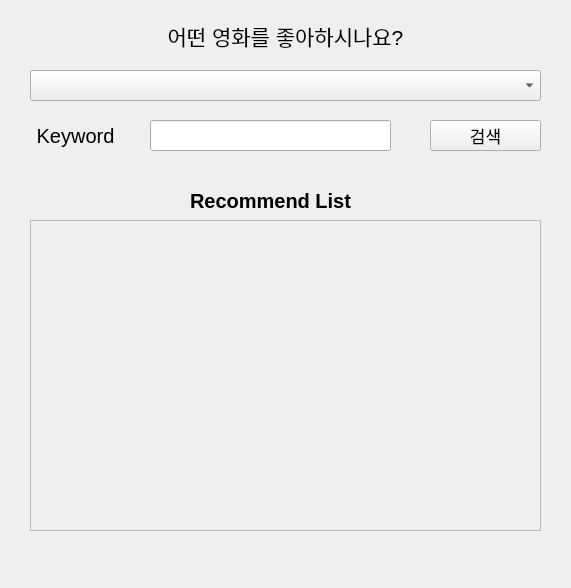
<?xml version="1.0" encoding="UTF-8"?>
<ui version="4.0">
 <class>Form</class>
 <widget class="QWidget" name="Form">
  <property name="geometry">
   <rect>
    <x>0</x>
    <y>0</y>
    <width>571</width>
    <height>588</height>
   </rect>
  </property>
  <property name="font">
   <font>
    <pointsize>15</pointsize>
   </font>
  </property>
  <property name="windowTitle">
   <string>Form</string>
  </property>
  <widget class="QLabel" name="label">
   <property name="geometry">
    <rect>
     <x>130</x>
     <y>20</y>
     <width>311</width>
     <height>31</height>
    </rect>
   </property>
   <property name="font">
    <font>
     <pointsize>16</pointsize>
    </font>
   </property>
   <property name="text">
    <string>어떤 영화를 좋아하시나요?</string>
   </property>
   <property name="alignment">
    <set>Qt::AlignCenter</set>
   </property>
  </widget>
  <widget class="QComboBox" name="cb_title">
   <property name="geometry">
    <rect>
     <x>30</x>
     <y>70</y>
     <width>511</width>
     <height>31</height>
    </rect>
   </property>
   <property name="font">
    <font>
     <pointsize>12</pointsize>
    </font>
   </property>
  </widget>
  <widget class="QLineEdit" name="le_keyword">
   <property name="geometry">
    <rect>
     <x>150</x>
     <y>120</y>
     <width>241</width>
     <height>31</height>
    </rect>
   </property>
   <property name="font">
    <font>
     <pointsize>12</pointsize>
    </font>
   </property>
  </widget>
  <widget class="QPushButton" name="btn_recommend">
   <property name="geometry">
    <rect>
     <x>430</x>
     <y>120</y>
     <width>111</width>
     <height>31</height>
    </rect>
   </property>
   <property name="font">
    <font>
     <pointsize>13</pointsize>
    </font>
   </property>
   <property name="text">
    <string>검색</string>
   </property>
  </widget>
  <widget class="QLabel" name="lb_recommendation">
   <property name="geometry">
    <rect>
     <x>30</x>
     <y>220</y>
     <width>511</width>
     <height>311</height>
    </rect>
   </property>
   <property name="font">
    <font>
     <pointsize>15</pointsize>
    </font>
   </property>
   <property name="frameShape">
    <enum>QFrame::StyledPanel</enum>
   </property>
   <property name="midLineWidth">
    <number>0</number>
   </property>
   <property name="text">
    <string/>
   </property>
   <property name="alignment">
    <set>Qt::AlignLeading|Qt::AlignLeft|Qt::AlignTop</set>
   </property>
  </widget>
  <widget class="QLabel" name="label_2">
   <property name="geometry">
    <rect>
     <x>30</x>
     <y>120</y>
     <width>91</width>
     <height>31</height>
    </rect>
   </property>
   <property name="text">
    <string>Keyword</string>
   </property>
   <property name="alignment">
    <set>Qt::AlignCenter</set>
   </property>
  </widget>
  <widget class="QLabel" name="label_3">
   <property name="geometry">
    <rect>
     <x>170</x>
     <y>190</y>
     <width>201</width>
     <height>21</height>
    </rect>
   </property>
   <property name="font">
    <font>
     <pointsize>15</pointsize>
     <weight>75</weight>
     <italic>false</italic>
     <bold>true</bold>
     <underline>false</underline>
     <strikeout>false</strikeout>
     <stylestrategy>PreferDefault</stylestrategy>
     <kerning>true</kerning>
    </font>
   </property>
   <property name="text">
    <string>Recommend List</string>
   </property>
   <property name="alignment">
    <set>Qt::AlignCenter</set>
   </property>
  </widget>
 </widget>
 <resources/>
 <connections/>
</ui>
